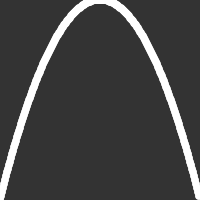
Frame 1 (no input)
Frame 60 (the mouse pressed at the canvas centre just before this capture): identical to frame 1, image omitted
Frame 120 (the mouse held since frame 60 and released just before this capture): identical to frame 1, image omitted

The Processing sketch that drew this single still picture (run headless with seeded random() and noise(); from frame 60 on, the mouse is pressed at the canvas centre):

// Processing sketch: processing_108445
// ── processing_108445.pde

float x = 0; float y = 0; int valor = 100; 
void setup()
{
  noStroke();
  size(200, 200);
}
void draw(){
  background(51);
  funcionCuadratica();
  }
void funcionCuadratica(){
  for(int x = -valor; x < valor; x++){
  y=(x*x)/50;
  fill(255);
  ellipse(x+100, y, 8, 8);
  }
}
